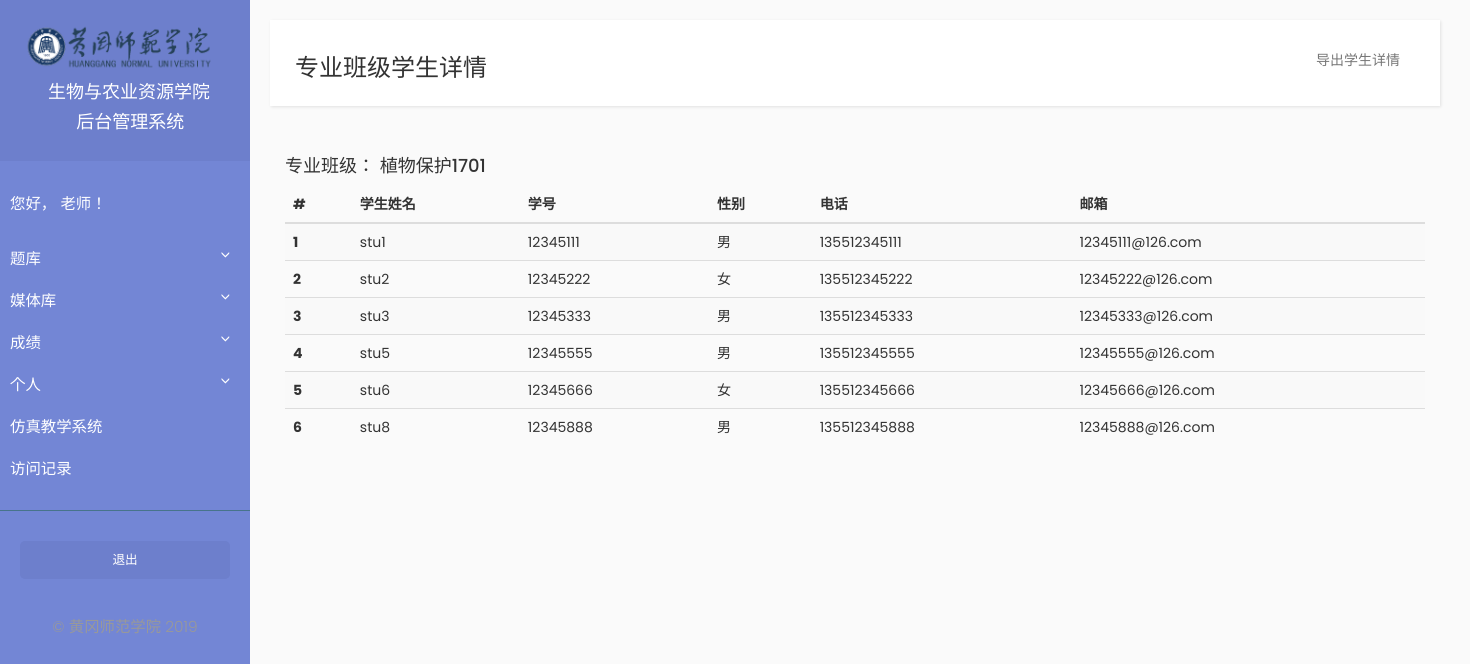
The page /teacher/grade_class_detail/1 (signed in) on the database as committed earlier.
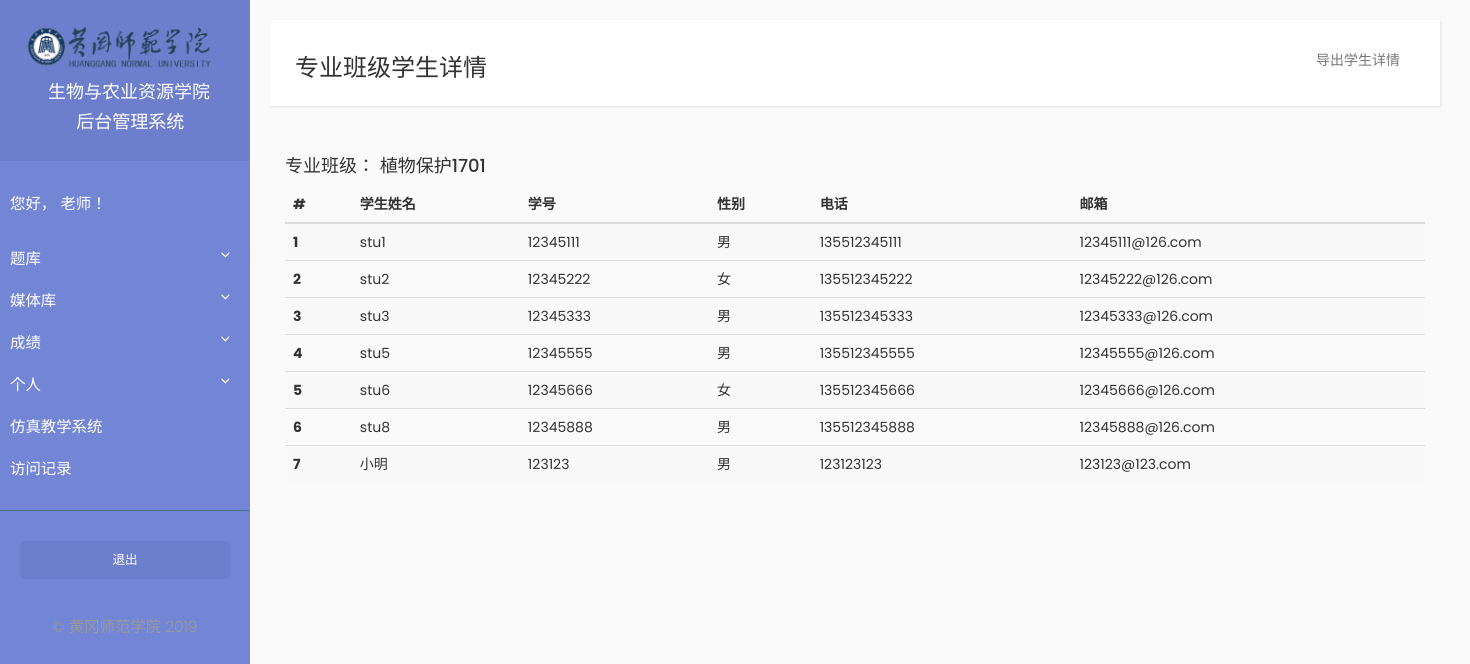
The same page on the database as committed later.
### Student/models.py (models this page shows, shortened)
class Student(models.Model):
    user = models.OneToOneField(User, on_delete=models.CASCADE)
    student_id = models.CharField(max_length=20)
    name = models.CharField(max_length=10)
    GENDER_CHOICE = [
        ('male', '男'),
        ('female', '女'),
    ]
    gender = models.CharField(max_length=6, choices=GENDER_CHOICE, default='male')
    grade_class = models.ForeignKey(GradeClass, on_delete=models.CASCADE)
    phone = models.CharField(max_length=20)
    paper_result = models.ManyToManyField(Paper, through='PaperResult')
    class Meta:
        db_table = 'student'
        verbose_name = '学生'
        verbose_name_plural = '学生'

### Teacher/views.py (the view)
# urls.py: path('grade_class_detail/<int:gradeclass_id>', views.grade_class_detail, name='grade_class_detail'),
@login_required
def grade_class_detail(request, gradeclass_id):
    try:
        grade_class = GradeClass.objects.get(pk=gradeclass_id)
    except GradeClass.DoesNotExist:
        messages.warning(request, '专业班级不存在！')
        return HttpResponseRedirect(reverse('teacher:grade_class_list'))
    students = Student.objects.all().filter(grade_class=grade_class)
    context = {'grade_class': grade_class,
               'students': students}
    return render(request, 'teacher/grade_class_detail.html', context=context)

### Teacher/templates/teacher/grade_class_detail.html (shortened to what this page needs)
{% extends "teacher/base.html" %}
{% block title_block %}
<h3>专业班级学生详情</h3>
{% endblock %}
{% block navbar_block %}
 <div class="collapse navbar-collapse" id="bs-example-navbar-collapse-1">
    <ul class="nav navbar-nav navbar-right">
        <li><a href="{% url 'teacher:export_grade_class_detail' grade_class.pk %}" class="hvr-bounce-to-top">导出学生详情</a></li>
    </ul>
</div>
{% endblock %}
{% block content_block%}
<div class="container">
    <div class="col">
        <h4>专业班级： {{ grade_class.title }}</h4>
    <table class="table table-striped">
        <thead>
            <tr>
                <th scope="col">#</th>
                <th scope="col">学生姓名</th>
                <th scope="col">学号</th>
                <th scope="col">性别</th>
                <th scope="col">电话</th>
                <th scope="col">邮箱</th>
            </tr>
        </thead>
        <tbody>
            {% for student in students %}
            <tr>
                <th scope="row">{{ forloop.counter }}</th>
                <td>{{ student.name }}</td>
                <td>{{ student.student_id }}</td>
                <td>{{ student.get_gender_display }}</td>
                <td>{{ student.phone }}</td>
                <td>{{ student.user.email }}</td>
            </tr>
            {% endfor %}
        </tbody>
    </table>
    </div>
</div>
{% endblock %}

Rows that differ between the two databases and show on the page:
added Student: name "小明", student_id "123123", gender "男", phone "123123123", user.email "123123@123.com"
